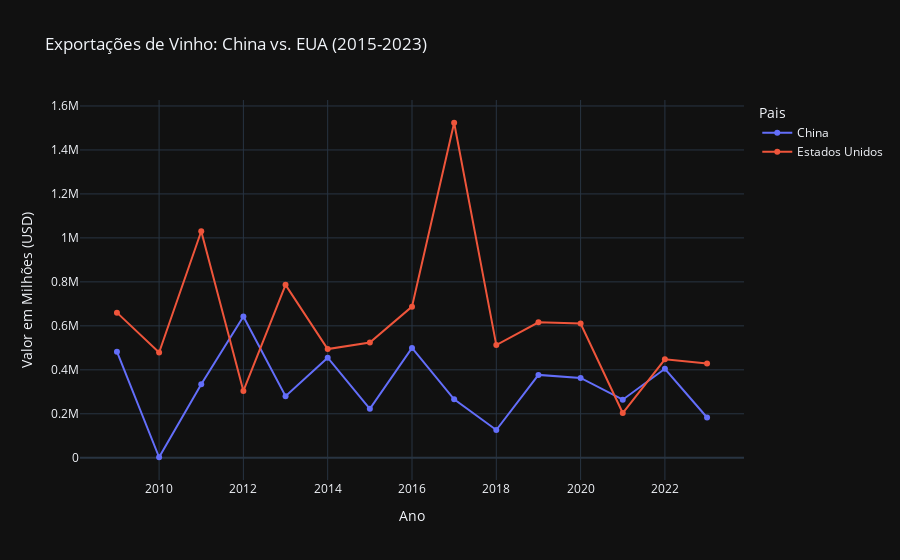

Here is the notebook cell this chart was saved with:
### Markdown cell above
#### Estados Unidos vs. China: Comparativo de Gigantes
Analisando a evolução das exportações para duas das maiores economias do mundo.

### Code cell
# Filtrando dados para EUA e China
df_eua_china = df_final[df_final['Pais'].isin(['Estados Unidos', 'China'])]

# Criando o gráfico comparativo
fig = px.line(
    df_eua_china,
    x='Ano',
    y='Valor_USD',
    color='Pais',
    title='Exportações de Vinho: China vs. EUA (2015-2023)',
    labels={'Valor_USD': 'Valor em Milhões (USD)', 'Ano': 'Ano'},
    template='plotly_dark',
    markers=True
)
fig.show()

### Figure 1 — Plotly figure (JSON) as saved in the notebook; plotly's stock layout.template omitted (floating-point values rounded to 4 significant figures)
{"data": [{"hovertemplate": "Pais=China<br>Ano=%{x}<br>Valor em Milhões (USD)=%{y}<extra></extra>", "legendgroup": "China", "line": {"color": "#636efa", "dash": "solid"}, "marker": {"symbol": "circle"}, "mode": "lines+markers", "name": "China", "orientation": "v", "showlegend": true, "type": "scatter", "x": [2009, 2010, 2011, 2012, 2013, 2014, 2015, 2016, 2017, 2018, 2019, 2020, 2021, 2022, 2023], "xaxis": "x", "y": [482400, 2358, 334867, 642177, 279956, 455340, 222866, 499622, 266086, 126336, 376828, 363000, 264116, 404647, 183096], "yaxis": "y"}, {"hovertemplate": "Pais=Estados Unidos<br>Ano=%{x}<br>Valor em Milhões (USD)=%{y}<extra></extra>", "legendgroup": "Estados Unidos", "line": {"color": "#EF553B", "dash": "solid"}, "marker": {"symbol": "circle"}, "mode": "lines+markers", "name": "Estados Unidos", "orientation": "v", "showlegend": true, "type": "scatter", "x": [2009, 2010, 2011, 2012, 2013, 2014, 2015, 2016, 2017, 2018, 2019, 2020, 2021, 2022, 2023], "xaxis": "x", "y": [660066, 478630, 1030254, 303986, 786556, 494216, 524109, 687411, 1523699, 512519, 616274, 610793, 203554, 447893, 429091], "yaxis": "y"}], "layout": {"legend": {"title": {"text": "Pais"}, "tracegroupgap": 0}, "title": {"text": "Exportações de Vinho: China vs. EUA (2015-2023)"}, "xaxis": {"anchor": "y", "domain": [0, 1], "title": {"text": "Ano"}}, "yaxis": {"anchor": "x", "domain": [0, 1], "title": {"text": "Valor em Milhões (USD)"}}}}
